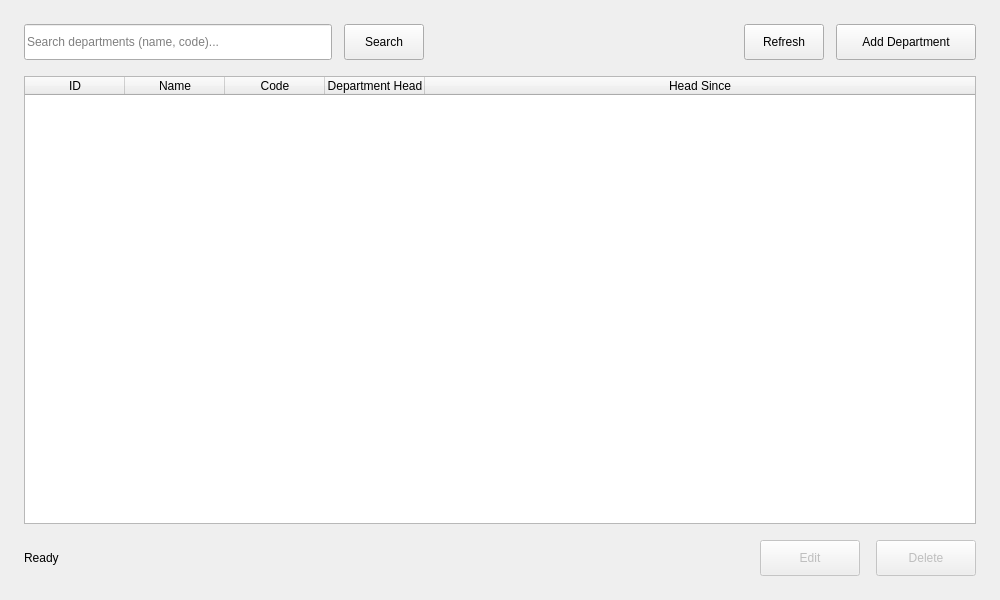
<?xml version="1.0" encoding="UTF-8"?>
<ui version="4.0">
 <class>DepartmentsTab</class>
 <widget class="QWidget" name="DepartmentsTab">
  <property name="geometry">
   <rect>
    <x>0</x>
    <y>0</y>
    <width>1000</width>
    <height>600</height>
   </rect>
  </property>
  <property name="windowTitle">
   <string>Form</string>
  </property>
  <layout class="QVBoxLayout" name="verticalLayout">
   <property name="spacing">
    <number>16</number>
   </property>
   <property name="leftMargin">
    <number>24</number>
   </property>
   <property name="topMargin">
    <number>24</number>
   </property>
   <property name="rightMargin">
    <number>24</number>
   </property>
   <property name="bottomMargin">
    <number>24</number>
   </property>
   <item>
    <layout class="QHBoxLayout" name="toolbarLayout">
     <property name="spacing">
      <number>12</number>
     </property>
     <item>
      <widget class="QLineEdit" name="searchInput">
       <property name="minimumSize">
        <size>
         <width>300</width>
         <height>36</height>
        </size>
       </property>
       <property name="placeholderText">
        <string>Search departments (name, code)...</string>
       </property>
       <property name="clearButtonEnabled">
        <bool>true</bool>
       </property>
      </widget>
     </item>
     <item>
      <widget class="QPushButton" name="searchButton">
       <property name="minimumSize">
        <size>
         <width>80</width>
         <height>36</height>
        </size>
       </property>
       <property name="text">
        <string>Search</string>
       </property>
      </widget>
     </item>
     <item>
      <spacer name="horizontalSpacer">
       <property name="orientation">
        <enum>Qt::Horizontal</enum>
       </property>
       <property name="sizeHint" stdset="0">
        <size>
         <width>40</width>
         <height>20</height>
        </size>
       </property>
      </spacer>
     </item>
     <item>
      <widget class="QPushButton" name="refreshButton">
       <property name="minimumSize">
        <size>
         <width>80</width>
         <height>36</height>
        </size>
       </property>
       <property name="text">
        <string>Refresh</string>
       </property>
      </widget>
     </item>
     <item>
      <widget class="QPushButton" name="addButton">
       <property name="minimumSize">
        <size>
         <width>140</width>
         <height>36</height>
        </size>
       </property>
       <property name="text">
        <string>Add Department</string>
       </property>
      </widget>
     </item>
    </layout>
   </item>
   <item>
    <widget class="QTableWidget" name="departmentsTable">
     <property name="editTriggers">
      <set>QAbstractItemView::NoEditTriggers</set>
     </property>
     <property name="alternatingRowColors">
      <bool>true</bool>
     </property>
     <property name="selectionMode">
      <enum>QAbstractItemView::SingleSelection</enum>
     </property>
     <property name="selectionBehavior">
      <enum>QAbstractItemView::SelectRows</enum>
     </property>
     <property name="sortingEnabled">
      <bool>true</bool>
     </property>
     <attribute name="horizontalHeaderStretchLastSection">
      <bool>true</bool>
     </attribute>
     <column>
      <property name="text">
       <string>ID</string>
      </property>
     </column>
     <column>
      <property name="text">
       <string>Name</string>
      </property>
     </column>
     <column>
      <property name="text">
       <string>Code</string>
      </property>
     </column>
     <column>
      <property name="text">
       <string>Department Head</string>
      </property>
     </column>
     <column>
      <property name="text">
       <string>Head Since</string>
      </property>
     </column>
    </widget>
   </item>
   <item>
    <layout class="QHBoxLayout" name="bottomLayout">
     <item>
      <widget class="QLabel" name="statusLabel">
       <property name="text">
        <string>Ready</string>
       </property>
      </widget>
     </item>
     <item>
      <spacer name="horizontalSpacer_2">
       <property name="orientation">
        <enum>Qt::Horizontal</enum>
       </property>
       <property name="sizeHint" stdset="0">
        <size>
         <width>40</width>
         <height>20</height>
        </size>
       </property>
      </spacer>
     </item>
     <item>
      <widget class="QPushButton" name="editButton">
       <property name="enabled">
        <bool>false</bool>
       </property>
       <property name="minimumSize">
        <size>
         <width>100</width>
         <height>36</height>
        </size>
       </property>
       <property name="text">
        <string>Edit</string>
       </property>
      </widget>
     </item>
     <item>
      <widget class="QPushButton" name="deleteButton">
       <property name="enabled">
        <bool>false</bool>
       </property>
       <property name="minimumSize">
        <size>
         <width>100</width>
         <height>36</height>
        </size>
       </property>
       <property name="text">
        <string>Delete</string>
       </property>
      </widget>
     </item>
    </layout>
   </item>
  </layout>
 </widget>
 <resources/>
 <connections/>
</ui>
